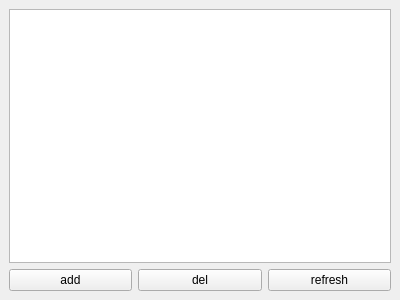
<?xml version="1.0" encoding="UTF-8"?>
<ui version="4.0">
 <class>LogFileViewerFilterDockWidget</class>
 <widget class="QDockWidget" name="LogFileViewerFilterDockWidget">
  <property name="geometry">
   <rect>
    <x>0</x>
    <y>0</y>
    <width>400</width>
    <height>300</height>
   </rect>
  </property>
  <property name="windowTitle">
   <string>Filter</string>
  </property>
  <widget class="QWidget" name="dockWidgetContents">
   <layout class="QGridLayout" name="gridLayout">
    <item row="0" column="0" colspan="3">
     <widget class="QTreeView" name="treeView">
      <property name="editTriggers">
       <set>QAbstractItemView::DoubleClicked|QAbstractItemView::EditKeyPressed</set>
      </property>
      <property name="alternatingRowColors">
       <bool>true</bool>
      </property>
      <property name="expandsOnDoubleClick">
       <bool>false</bool>
      </property>
     </widget>
    </item>
    <item row="1" column="0">
     <widget class="QPushButton" name="pushButtonAdd">
      <property name="text">
       <string>add</string>
      </property>
     </widget>
    </item>
    <item row="1" column="1">
     <widget class="QPushButton" name="pushButtonDel">
      <property name="text">
       <string>del</string>
      </property>
     </widget>
    </item>
    <item row="1" column="2">
     <widget class="QPushButton" name="pushButtonRefresh">
      <property name="maximumSize">
       <size>
        <width>400</width>
        <height>16777215</height>
       </size>
      </property>
      <property name="locale">
       <locale language="English" country="UnitedStates"/>
      </property>
      <property name="text">
       <string>refresh</string>
      </property>
     </widget>
    </item>
   </layout>
  </widget>
 </widget>
 <resources/>
 <connections>
  <connection>
   <sender>pushButtonAdd</sender>
   <signal>clicked()</signal>
   <receiver>LogFileViewerFilterDockWidget</receiver>
   <slot>addFilter()</slot>
   <hints>
    <hint type="sourcelabel">
     <x>77</x>
     <y>283</y>
    </hint>
    <hint type="destinationlabel">
     <x>89</x>
     <y>295</y>
    </hint>
   </hints>
  </connection>
  <connection>
   <sender>pushButtonDel</sender>
   <signal>clicked()</signal>
   <receiver>LogFileViewerFilterDockWidget</receiver>
   <slot>delFilter()</slot>
   <hints>
    <hint type="sourcelabel">
     <x>158</x>
     <y>286</y>
    </hint>
    <hint type="destinationlabel">
     <x>160</x>
     <y>300</y>
    </hint>
   </hints>
  </connection>
 </connections>
 <slots>
  <slot>addFilter()</slot>
  <slot>delFilter()</slot>
 </slots>
</ui>
